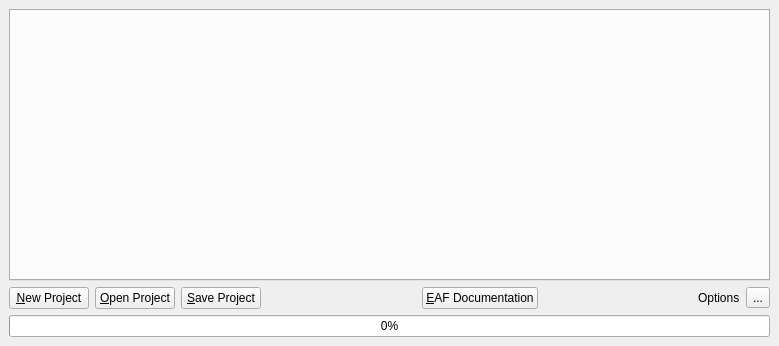
<?xml version="1.0" encoding="UTF-8"?>
<ui version="4.0">
 <class>DockWidget</class>
 <widget class="QDockWidget" name="DockWidget">
  <property name="geometry">
   <rect>
    <x>0</x>
    <y>0</y>
    <width>779</width>
    <height>346</height>
   </rect>
  </property>
  <property name="windowTitle">
   <string>EAF Wizard</string>
  </property>
  <widget class="QWidget" name="dockWidgetContents">
   <layout class="QVBoxLayout" name="verticalLayout">
    <item>
     <widget class="QTabWidget" name="tabWidget">
      <property name="enabled">
       <bool>true</bool>
      </property>
      <property name="currentIndex">
       <number>-1</number>
      </property>
     </widget>
    </item>
    <item>
     <layout class="QHBoxLayout" name="horizontalLayout">
      <item>
       <widget class="QPushButton" name="pushNew">
        <property name="text">
         <string>&amp;New Project</string>
        </property>
       </widget>
      </item>
      <item>
       <widget class="QPushButton" name="pushOpen">
        <property name="text">
         <string>&amp;Open Project</string>
        </property>
       </widget>
      </item>
      <item>
       <widget class="QPushButton" name="pushSave">
        <property name="text">
         <string>&amp;Save Project</string>
        </property>
       </widget>
      </item>
      <item>
       <spacer name="horizontalSpacer">
        <property name="orientation">
         <enum>Qt::Horizontal</enum>
        </property>
        <property name="sizeHint" stdset="0">
         <size>
          <width>40</width>
          <height>20</height>
         </size>
        </property>
       </spacer>
      </item>
      <item>
       <widget class="QPushButton" name="pushDoc">
        <property name="text">
         <string>&amp;EAF Documentation</string>
        </property>
       </widget>
      </item>
      <item>
       <spacer name="horizontalSpacer_2">
        <property name="orientation">
         <enum>Qt::Horizontal</enum>
        </property>
        <property name="sizeHint" stdset="0">
         <size>
          <width>40</width>
          <height>20</height>
         </size>
        </property>
       </spacer>
      </item>
      <item>
       <widget class="QLabel" name="lbOptions">
        <property name="text">
         <string>Options</string>
        </property>
        <property name="buddy">
         <cstring>toolOptions</cstring>
        </property>
       </widget>
      </item>
      <item>
       <widget class="QToolButton" name="toolOptions">
        <property name="text">
         <string>...</string>
        </property>
       </widget>
      </item>
     </layout>
    </item>
    <item>
     <widget class="QProgressBar" name="progressBar">
      <property name="value">
       <number>0</number>
      </property>
     </widget>
    </item>
   </layout>
  </widget>
 </widget>
 <resources/>
 <connections>
  <connection>
   <sender>pushNew</sender>
   <signal>clicked()</signal>
   <receiver>DockWidget</receiver>
   <slot>newProject()</slot>
   <hints>
    <hint type="sourcelabel">
     <x>55</x>
     <y>298</y>
    </hint>
    <hint type="destinationlabel">
     <x>389</x>
     <y>172</y>
    </hint>
   </hints>
  </connection>
  <connection>
   <sender>pushOpen</sender>
   <signal>clicked()</signal>
   <receiver>DockWidget</receiver>
   <slot>openProject()</slot>
   <hints>
    <hint type="sourcelabel">
     <x>158</x>
     <y>298</y>
    </hint>
    <hint type="destinationlabel">
     <x>389</x>
     <y>172</y>
    </hint>
   </hints>
  </connection>
  <connection>
   <sender>pushSave</sender>
   <signal>clicked()</signal>
   <receiver>DockWidget</receiver>
   <slot>saveProject()</slot>
   <hints>
    <hint type="sourcelabel">
     <x>261</x>
     <y>298</y>
    </hint>
    <hint type="destinationlabel">
     <x>389</x>
     <y>172</y>
    </hint>
   </hints>
  </connection>
 </connections>
 <slots>
  <slot>newProject()</slot>
  <slot>openProject()</slot>
  <slot>saveProject()</slot>
 </slots>
</ui>
